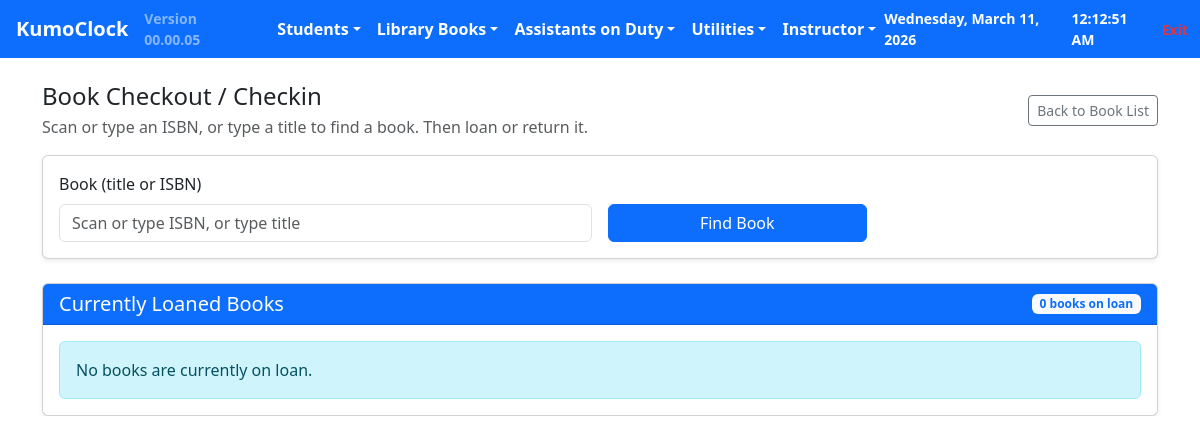
/books/loan, run on an earlier commit of the app's database.
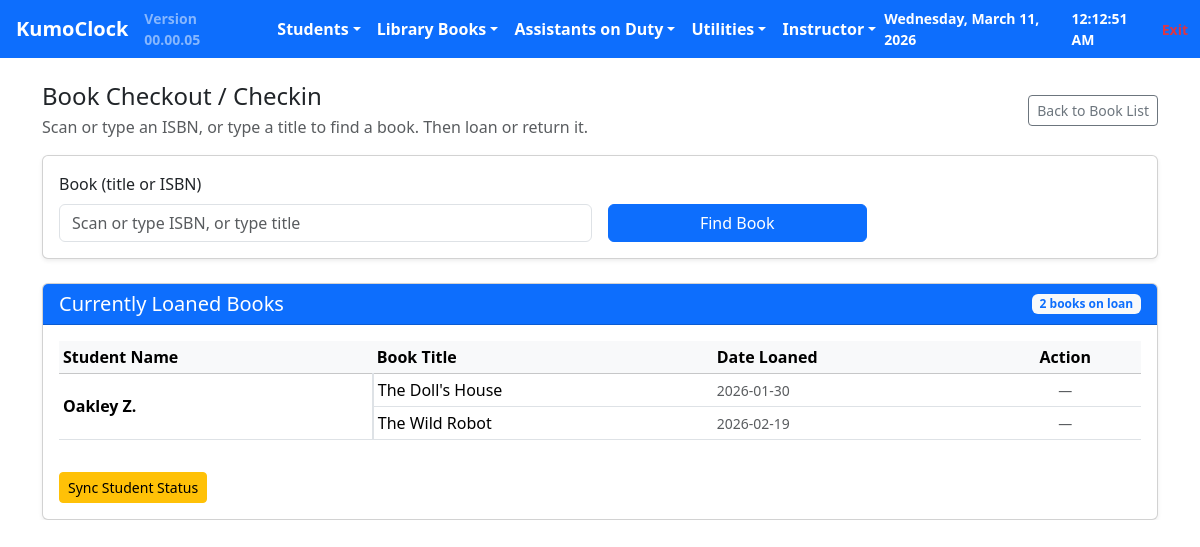
And on a later commit of the database.
### tables this page shows
CREATE TABLE "students" (
            id INTEGER PRIMARY KEY AUTOINCREMENT,
            name TEXT,
            subject TEXT,
            level TEXT,
            book_loaned INTEGER,
            paper_ws INTEGER,
            email TEXT,
            phone TEXT,
            active INTEGER DEFAULT 1,
            whatsapp TEXT,
            math_goal TEXT,
            math_ws_per_week INTEGER DEFAULT 0,
            reading_goal TEXT,
            reading_ws_per_week INTEGER DEFAULT 0,
            el INTEGER DEFAULT 0,
            pi INTEGER DEFAULT 0,
            v INTEGER DEFAULT 0,
            day1 TEXT,
            day2 TEXT,
            day1_time TEXT,
            day2_time TEXT
        , math_worksheets_per_week INTEGER DEFAULT 0, reading_worksheets_per_week INTEGER DEFAULT 0);

CREATE TABLE book_loans (
                id INTEGER PRIMARY KEY AUTOINCREMENT,
                book_id INTEGER NOT NULL,
                student_id INTEGER NOT NULL,
                checkout_date TEXT NOT NULL,
                return_date TEXT,
                FOREIGN KEY(book_id) REFERENCES books(id),
                FOREIGN KEY(student_id) REFERENCES students(id)
            );

CREATE TABLE books (
        id INTEGER PRIMARY KEY AUTOINCREMENT,
        title TEXT,
        author TEXT,
        isbn TEXT,
        available INTEGER,
        reading_level TEXT
    , copies INTEGER DEFAULT 1, isbn13 TEXT, publisher TEXT, borrower_id INTEGER REFERENCES students(id));

### routes/books.py (the view)
    @app.route("/books/loan")
    def books_loan_page():
        from datetime import datetime
        loaned_books = get_loaned_books_detailed()
        books_by_student = {}
        for row in loaned_books:
            student_name = row['student_name']
            book_title = row['book_title']
            checkout_date = row['checkout_date']
            student_id = row['student_id']
            book_id = row['book_id']
            loan_id = row['loan_id']
            if student_name not in books_by_student:
                books_by_student[student_name] = []
            try:
                date_obj = datetime.fromisoformat(checkout_date.replace('Z', '+00:00'))
                formatted_date = date_obj.strftime('%Y-%m-%d')
            except:
                formatted_date = checkout_date[:10] if len(checkout_date) >= 10 else checkout_date
            books_by_student[student_name].append({
                'title': book_title,
                'checkout_date': formatted_date,
                'student_id': student_id,
                'book_id': book_id,
                'loan_id': loan_id,
                'show_clear': bool(row.get('show_clear')),
            })
        return render_template(
            "book_loan.html",
            books_by_student=books_by_student,
            total_loans=len(loaned_books)
        )

### app.py (called while the page is built)
@app.before_request
def before_request_auth():
    g.current_user = None
    if 'user_id' in session:
        g.current_user = auth_manager.get_user_by_id(session['user_id'])
        if not g.current_user or not g.current_user.is_active:
            session.clear()
            g.current_user = None

@app.before_request
def before_request_profiler():
    g.start_time = datetime.now()

@app.after_request
def after_request_profiler(response):
    from flask import g
    endpoint = request.path
    profiler.log_request(request.method, endpoint, response.status_code)
    return response

@app.after_request
def add_no_cache_headers(response):
    response.headers['Cache-Control'] = 'no-store, no-cache, must-revalidate, max-age=0'
    response.headers['Pragma'] = 'no-cache'
    response.headers['Expires'] = '0'
    return response

@app.context_processor
def inject_now():
    now = datetime.now()
    return dict(
        date_str=now.strftime("%A, %B %d, %Y"),
        time_str=now.strftime("%I:%M:%S %p"),
    )

@app.context_processor
def inject_current_user():
    return dict(
        current_user=g.get('current_user'),
        user_session=session
    )

### templates/book_loan.html (shortened to what this page needs)
{% extends "base.html" %}
{% block content %}
<div class="container mt-4">
  <div class="d-flex justify-content-between align-items-center mb-3">
    <div>
      <h4 class="mb-1"> Book Checkout / Checkin</h4>
      <p class="text-muted mb-0">Scan or type an ISBN, or type a title to find a book. Then loan or return it.</p>
    </div>
    <a class="btn btn-outline-secondary btn-sm" href="{{ url_for('books_list') }}"> Back to Book List</a>
  </div>
  <div class="card shadow-sm mb-3">
    <div class="card-body">
      <div class="row g-3 align-items-end">
        <div class="col-md-6">
          <label class="form-label">Book (title or ISBN)</label>
          <input type="text" id="bookSearch" class="form-control" placeholder="Scan or type ISBN, or type title">
        </div>
        <div class="col-md-3">
          <button class="btn btn-primary w-100" id="findBookBtn"> Find Book</button>
        </div>
      </div>
    </div>
  </div>
</div>
<div class="container mt-4">
  <div class="card shadow-sm">
    <div class="card-header bg-primary text-white d-flex justify-content-between align-items-center">
      <h5 class="mb-0"> Currently Loaned Books</h5>
      <span class="badge bg-light text-primary">{{ total_loans }} books on loan</span>
    </div>
    <div class="card-body">
      {% if books_by_student and books_by_student|length > 0 %}
      <div class="table-responsive">
        <table class="table table-sm table-hover align-middle">
          <thead class="table-light">
            <tr>
              <th>Student Name</th>
              <th>Book Title</th>
              <th>Date Loaned</th>
              <th class="text-center">Action</th>
            </tr>
          </thead>
          <tbody>
            {% for student_name, books in books_by_student.items() %}
              {% for book in books %}
              <tr>
                {% if loop.first %}
                <td rowspan="{{ books|length }}" class="fw-bold align-middle" style="vertical-align: middle; border-right: 2px solid #dee2e6;">
                  {{ student_name }}
                </td>
                {% endif %}
                <td>{{ book.title }}</td>
                <td><small class="text-muted">{{ book.checkout_date }}</small></td>
                <td class="text-center">
                  {% if book.show_clear %}
                  <button
                    type="button"
                    class="btn btn-outline-danger btn-sm"
                    onclick='clearLoan({{ book.book_id }}, {{ book.student_id }}, {{ book.title|tojson }}, {{ student_name|tojson }})'
                    title="Clear this loan for this student"
                  >
                    <i class="bi bi-x-circle"></i> Clear
                  </button>
                  {% else %}
                  <span class="text-muted small">—</span>
                  {% endif %}
                </td>
              </tr>
              {% endfor %}
            {% endfor %}
          </tbody>
        </table>
      </div>
      <div class="mt-3">
        <button type="button" class="btn btn-warning btn-sm" onclick="syncBookStatus()" title="Sync the 'B' icon status for all students">
           Sync Student Status
        </button>
      </div>
      {% else %}
      <div class="alert alert-info mb-0">
         No books are currently on loan.
      </div>
      {% endif %}
    </div>
  </div>
</div>
{% endblock %}

What changed in the data, as far as the page shows it:
now on this page (row unchanged): book_loans: title "The Doll's House", checkout_date "2026-01-30"
now on this page (row edited): students: name "Oakley Z."
now on this page (row unchanged): book_loans: title "The Wild Robot", checkout_date "2026-02-19"
Also different on the page:
{{ total_loans }}: "0" → "2"
text no longer shown: "No books are currently on loan."
text now shown: "Student Name Book Title Date Loaned Action Sync Student Status"
